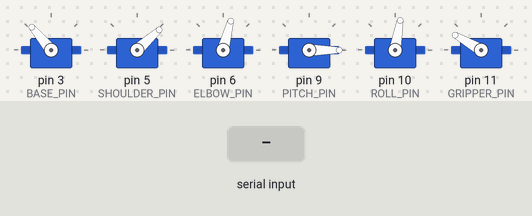
A sketch run on a simulated Arduino Uno, built with avr-gcc and run on an emulated ATmega328P. Shown: 6 × servo. Inputs (shaded band) come from the test bench. What the sketch prints to the serial monitor is not drawn.

Above: at 1.2 s.
1.3 s: "90,45,200,10,150,30\n" received over Serial
At 2.0 s:
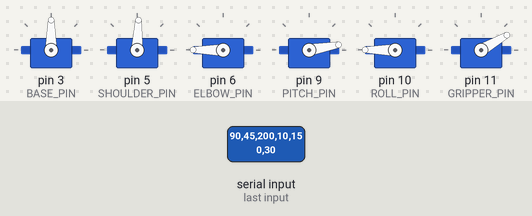
2.8 s: "30,150,10,200,45,90\n" received over Serial
At 3.2 s:
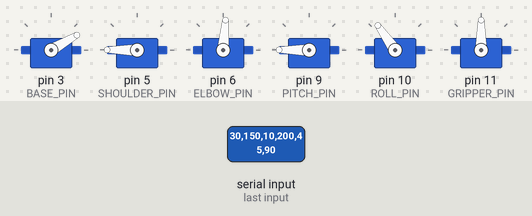
Timing chart, 0 to 5.8 s (numbered marks = the images above; inputs shaded):
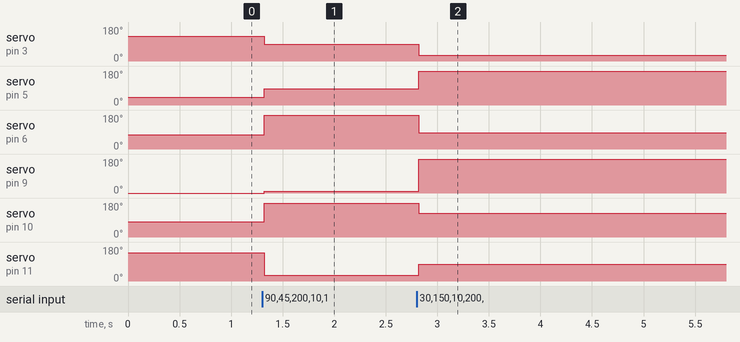

Measured:
- after the input at 1.3 s, servo on pin 3 (BASE_PIN): 130° → 90° at once; servo on pin 5 (SHOULDER_PIN): 42° → 87° at once; servo on pin 6 (ELBOW_PIN): 75° → 180° at once; servo on pin 9 (PITCH_PIN): 0° → 10° at once; servo on pin 10 (ROLL_PIN): 80° → 180° at once
- after the input at 2.8 s, servo on pin 3 (BASE_PIN): 90° → 30° at once; servo on pin 5 (SHOULDER_PIN): 87° → 180° at once; servo on pin 6 (ELBOW_PIN): 180° → 85° at once; servo on pin 9 (PITCH_PIN): 10° → 180° at once; servo on pin 10 (ROLL_PIN): 180° → 125° at once

The sketch:

arduino_code.ino
```cpp
#include <Servo.h>

// Servos
Servo base, shoulder, elbow, pitch, roll, gripper;

// Pins
int BASE_PIN = 3;
int SHOULDER_PIN = 5;
int ELBOW_PIN = 6;
int PITCH_PIN = 9;
int ROLL_PIN = 10;
int GRIPPER_PIN = 11;

// Calibration
int BASE_HOME = 130;
int SHOULDER_ZERO = 42;
int ELBOW_ZERO = 75;
int PITCH_ZERO = 0;
int ROLL_ZERO = 80;

void setup() {
  Serial.begin(9600);

  base.attach(BASE_PIN);
  shoulder.attach(SHOULDER_PIN);
  elbow.attach(ELBOW_PIN);
  pitch.attach(PITCH_PIN);
  roll.attach(ROLL_PIN);
  gripper.attach(GRIPPER_PIN);

  // Home position
  base.write(BASE_HOME);
  shoulder.write(SHOULDER_ZERO);
  elbow.write(ELBOW_ZERO);
  pitch.write(PITCH_ZERO);
  roll.write(ROLL_ZERO);
  gripper.write(150);

  Serial.println("READY");
}

void loop() {
  if (Serial.available()) {
    int b = Serial.parseInt();
    int s = Serial.parseInt();
    int e = Serial.parseInt();
    int p = Serial.parseInt();
    int r = Serial.parseInt();
    int g = Serial.parseInt();

    if (Serial.read() == '\n') {
      base.write(b);
      shoulder.write(SHOULDER_ZERO + s);
      elbow.write(ELBOW_ZERO + e);
      pitch.write(PITCH_ZERO + p);
      roll.write(ROLL_ZERO + r);
      gripper.write(g);
    }
  }
}
```
